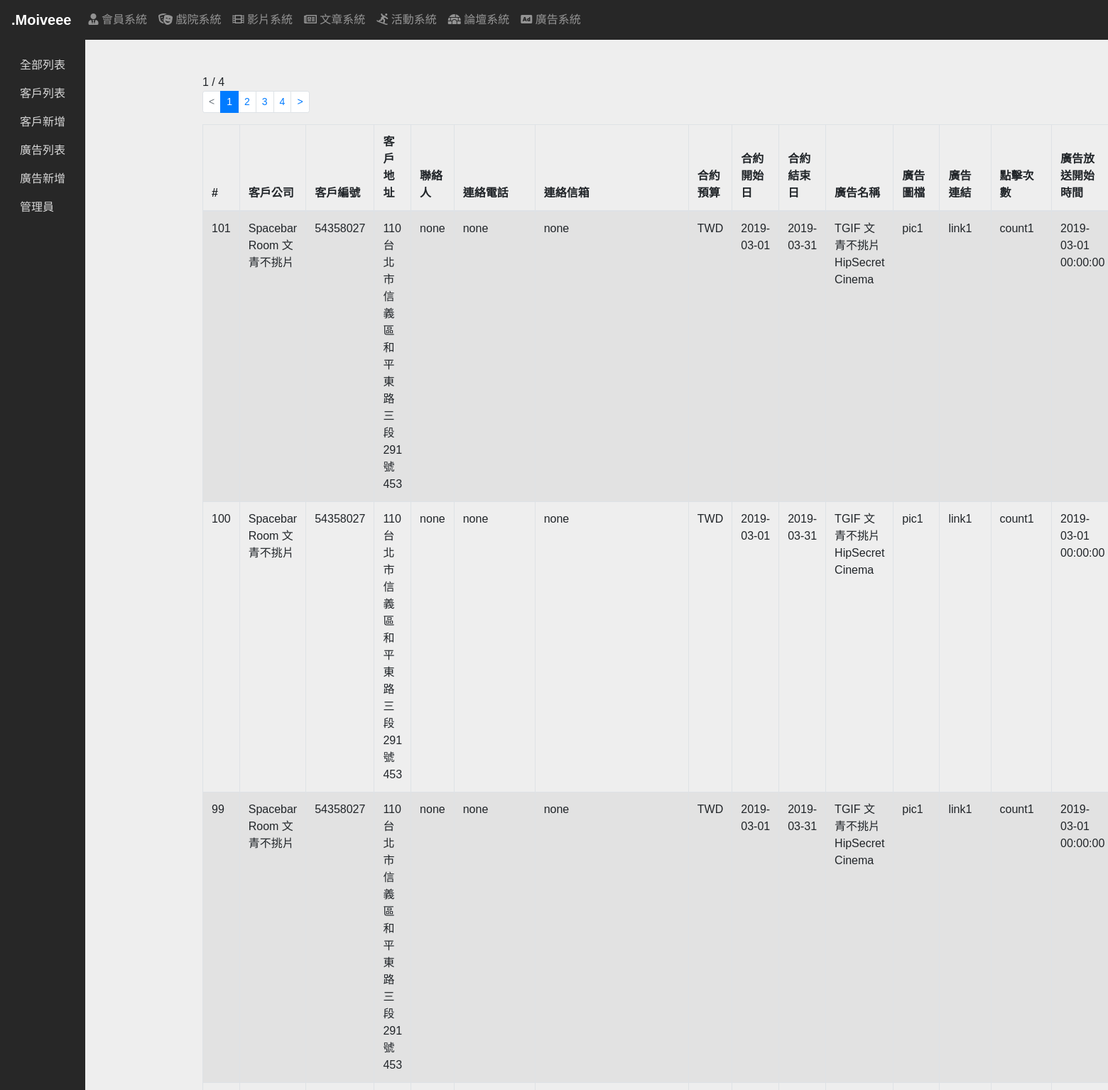
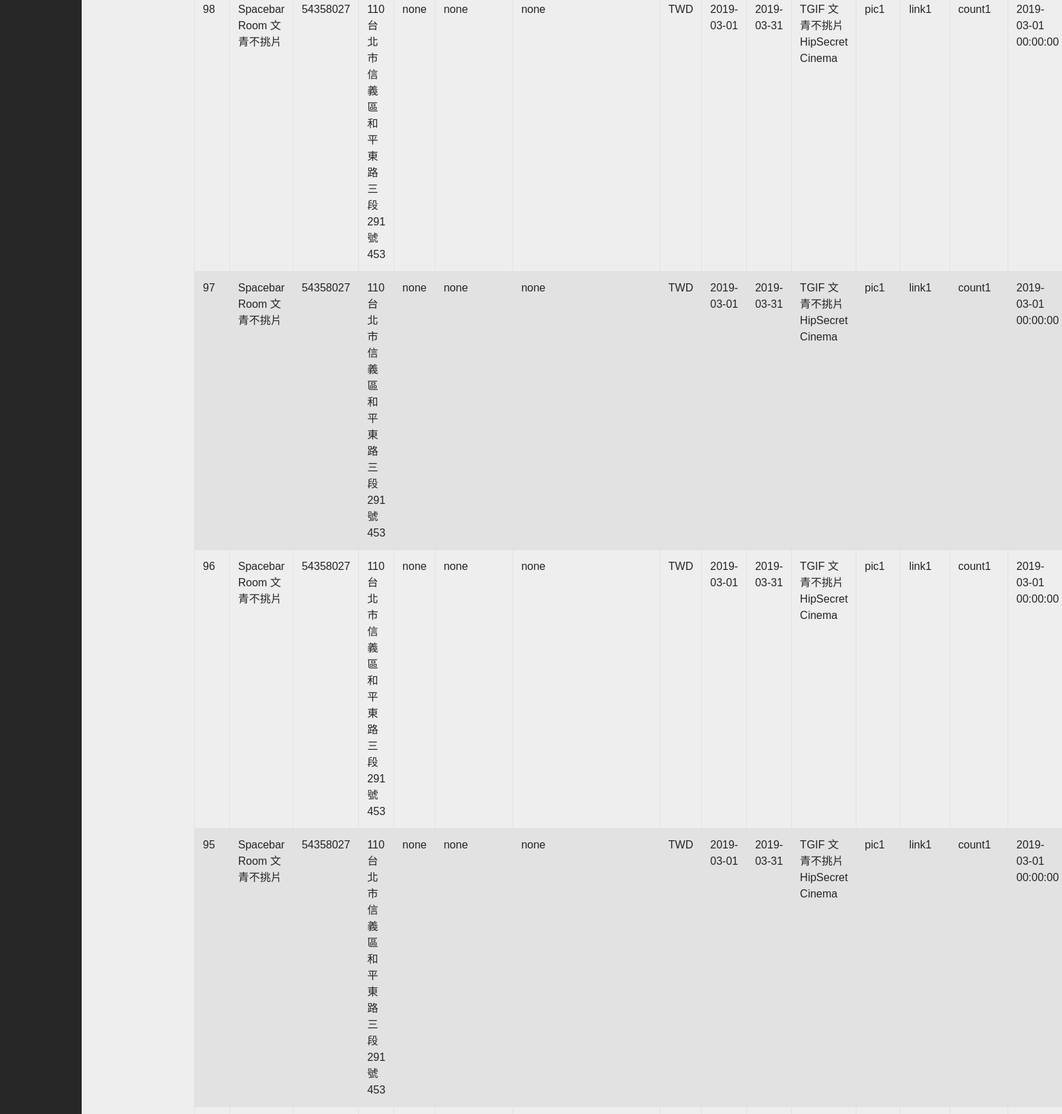
The app's page /php/ann_complete_list.php (upper part) with its own data (2 pictures, top to bottom).
### tables this page shows
CREATE TABLE `ad` (
  `sn` int(11) NOT NULL,
  `client_name` varchar(255) NOT NULL,
  `client_number` varchar(255) NOT NULL,
  `client_address` varchar(255) NOT NULL,
  `client_poc` varchar(255) NOT NULL,
  `client_mobile` varchar(255) NOT NULL,
  `client_email` varchar(255) NOT NULL,
  `contract_budget` varchar(255) NOT NULL,
  `contract_start_date` date NOT NULL,
  `contract_end_date` date NOT NULL,
  `ad_name` varchar(255) NOT NULL,
  `ad_pic` varchar(255) NOT NULL,
  `ad_link` varchar(255) NOT NULL,
  `ad_link_count` varchar(255) NOT NULL,
  `ad_start_time` datetime NOT NULL,
  `ad_end_time` datetime NOT NULL
);

### php/ann_complete_list.php (the view, shortened to what this page needs)
<?php
require __DIR__ . '/PDO.php';
$per_page = 10;
$page = isset($_GET['page']) ? intval($_GET['page']) : 1;
$t_sql = "SELECT COUNT(1) FROM ad";
$t_stmt = $pdo->query($t_sql);
$total_rows = $t_stmt->fetch(PDO::FETCH_NUM)[0];
$total_pages = ceil($total_rows / $per_page);
$sql = sprintf("SELECT * FROM ad ORDER BY sn DESC LIMIT %s, %s", ($page - 1) * $per_page, $per_page);
$stmt = $pdo->query($sql);
$rows = $stmt->fetchAll(PDO::FETCH_ASSOC);
?>
<?php include __DIR__ . '/head.php'; ?>
<?php include __DIR__ . '/nav.php'; ?>
<?php include __DIR__.'/ann_side_nav.php'?>
<section class="dashboard">
    <div class="container">
        <div><?= $page . " / " . $total_pages ?></div>
            <div class="row">
                <div class="col-lg-12">
                    <nav>
                        <ul class="pagination pagination-sm">
                            <li class="page-item <?= $page <= 1 ? 'disabled' : '' ?>">
                                <a class="page-link" href="?page=<?= $page - 1 ?>">&lt;</a>
                            </li>
                            <?php for ($i = 1; $i <= $total_pages; $i++): ?>
                                <li class="page-item <?= $i == $page ? 'active' : '' ?>">
                                    <a class="page-link" href="?page=<?= $i ?>"><?= $i ?></a>
                                </li>
                            <?php endfor ?>
                            <li class="page-item <?= $page >= $total_pages ? 'disabled' : '' ?>">
                                <a class="page-link" href="?page=<?= $page + 1 ?>">&gt;</a>
                            </li>
                        </ul>
                    </nav>
                </div>
            </div>
            <div class="row">
                <div class="col-lg-12">
                    <table class="table table-striped table-bordered">
                        <thead>
                            <tr>
                                <th scope="col">#</th>
                                <th scope="col">客戶公司</th>
                                <th scope="col">客戶編號</th>
                                <th scope="col">客戶地址</th>
                                <th scope="col">聯絡人</th>
                                <th scope="col">連絡電話</th>
                                <th scope="col">連絡信箱</th>
                                <th scope="col">合約預算</th>
                                <th scope="col">合約開始日</th>
                                <th scope="col">合約結束日</th>
                                <th scope="col">廣告名稱</th>
                                <th scope="col">廣告圖檔</th>
                                <th scope="col">廣告連結</th>
                                <th scope="col">點擊次數</th>
                                <th scope="col">廣告放送開始時間</th>
                            </tr>
                        </thead>
                        <tbody>
                            <?php foreach($rows as $row): ?>
                                <tr>
                                    <td><?= $row['sn'] ?></td>
                                    <td><?= $row['client_name'] ?></td>
                                    <td><?= $row['client_number'] ?></td>
                                    <td><?= strip_tags($row['client_address']) ?></td>
                                    <td><?= $row['client_poc'] ?></td>
                                    <td><?= $row['client_mobile'] ?></td>
                                    <td><?= $row['client_email'] ?></td>
                                    <td><?= $row['contract_budget'] ?></td>
                                    <td><?= htmlentities($row['contract_start_date']) ?></td>
                                    <td><?= htmlentities($row['contract_end_date']) ?></td>
                                    <td><?= $row['ad_name'] ?></td>
                                    <td><?= $row['ad_pic'] ?></td>
                                    <td><?= $row['ad_link'] ?></td>
                                    <td><?= $row['ad_link_count'] ?></td>
                                    <td><?= $row['ad_start_time'] ?></td>
                                </tr>
                            <?php endforeach; ?>
                        </tbody>
                    </table>
                </div>
            </div>
    </div>
</section>
<?php include __DIR__ . '/foot.php'; ?>

### css/main.css (style rules this page uses)
html,body { background:#eee; font-family:'Noto Sans TC', sans-serif,Verdana, Geneva, Tahoma, sans-serif; }
.dashboard { position:fixed; top:56px; left:120px; right:0; bottom:auto; padding:3rem; }

### php/head.php (style rules this page uses)
html,body { background:#eee; font-family:'Noto Sans TC', sans-serif,Verdana, Geneva, Tahoma, sans-serif; }
.dashboard { position:absolute; top:56px; left:120px; right:0; padding:3rem; }

### records on screen
ad: sn "101", client_name "Spacebar Room 文青不挑片", client_number "54358027", client_address "110 台北市信義區和平東路三段291號453", client_poc "none", client_mobile "none", client_email "none", contract_budget "TWD", contract_start_date "2019-03-01", contract_end_date "2019-03-31", ad_name "TGIF 文青不挑片 HipSecret Cinema", ad_pic "pic1", ad_link "link1", ad_link_count "count1", ad_start_time "2019-03-01 00:00:00"
ad: sn "100", client_name "Spacebar Room 文青不挑片", client_number "54358027", client_address "110 台北市信義區和平東路三段291號453", client_poc "none", client_mobile "none", client_email "none", contract_budget "TWD", contract_start_date "2019-03-01", contract_end_date "2019-03-31", ad_name "TGIF 文青不挑片 HipSecret Cinema", ad_pic "pic1", ad_link "link1", ad_link_count "count1", ad_start_time "2019-03-01 00:00:00"
ad: sn "99", client_name "Spacebar Room 文青不挑片", client_number "54358027", client_address "110 台北市信義區和平東路三段291號453", client_poc "none", client_mobile "none", client_email "none", contract_budget "TWD", contract_start_date "2019-03-01", contract_end_date "2019-03-31", ad_name "TGIF 文青不挑片 HipSecret Cinema", ad_pic "pic1", ad_link "link1", ad_link_count "count1", ad_start_time "2019-03-01 00:00:00"
ad: sn "98", client_name "Spacebar Room 文青不挑片", client_number "54358027", client_address "110 台北市信義區和平東路三段291號453", client_poc "none", client_mobile "none", client_email "none", contract_budget "TWD", contract_start_date "2019-03-01", contract_end_date "2019-03-31", ad_name "TGIF 文青不挑片 HipSecret Cinema", ad_pic "pic1", ad_link "link1", ad_link_count "count1", ad_start_time "2019-03-01 00:00:00"
ad: sn "97", client_name "Spacebar Room 文青不挑片", client_number "54358027", client_address "110 台北市信義區和平東路三段291號453", client_poc "none", client_mobile "none", client_email "none", contract_budget "TWD", contract_start_date "2019-03-01", contract_end_date "2019-03-31", ad_name "TGIF 文青不挑片 HipSecret Cinema", ad_pic "pic1", ad_link "link1", ad_link_count "count1", ad_start_time "2019-03-01 00:00:00"
ad: sn "96", client_name "Spacebar Room 文青不挑片", client_number "54358027", client_address "110 台北市信義區和平東路三段291號453", client_poc "none", client_mobile "none", client_email "none", contract_budget "TWD", contract_start_date "2019-03-01", contract_end_date "2019-03-31", ad_name "TGIF 文青不挑片 HipSecret Cinema", ad_pic "pic1", ad_link "link1", ad_link_count "count1", ad_start_time "2019-03-01 00:00:00"
ad: sn "95", client_name "Spacebar Room 文青不挑片", client_number "54358027", client_address "110 台北市信義區和平東路三段291號453", client_poc "none", client_mobile "none", client_email "none", contract_budget "TWD", contract_start_date "2019-03-01", contract_end_date "2019-03-31", ad_name "TGIF 文青不挑片 HipSecret Cinema", ad_pic "pic1", ad_link "link1", ad_link_count "count1", ad_start_time "2019-03-01 00:00:00"

### other values on screen
$page "1"
$total_pages "4"
